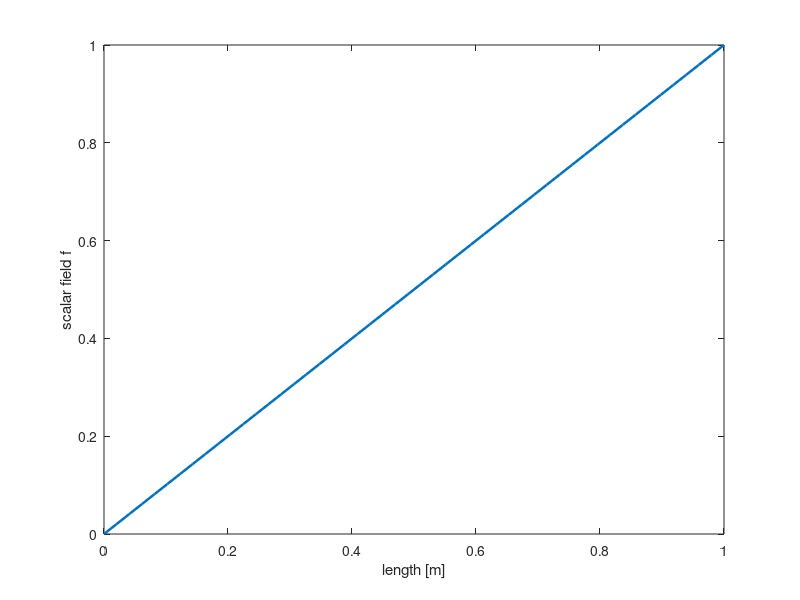

Here is the MATLAB script that generated this plot:
% 1D Poisson equation
% Finite difference method
clc; close all; clear all;

% Data
L = 1;          % Length of  the domain
fleft = 0;      % Boundary condition f(x=0) = 0
fright = 1;     % Boundary Condition f(x=1) = 1
S = 0;          % source term of the Poisson equation: laplacian(f) = S = 0

% Parameters for the iterative solution
maxiter = 10000;        % Maximum number of iterations to run
tolerance = 1e-3;       % Tolerance used to decide if the iterative solution converged
beta = 1.9;             % Over Relaxation parameter (for SOR method)

% Mesh
nx = 50;                % Number of points that discretize the 1D domain
h = L/(nx-1);           % Distance between two consecutive points
x = linspace(0,L,nx);   % Vector with coordinates of the points used to discretized x

% Create fields
f = zeros(1,nx);

% Set Boundary Conditions
% Since the FDM is used, the boundary conditions are directly imposed on
% the function f at the point belonging to the boundaries of the domain1
f(1) = fleft;
f(end) = fright;

% Iterative solution loop
% Loop from iteration 1 to the user-provided maximum number of iterations
for iter=1:maxiter
    
    % Store f at the previous iteration (just for Jacobi Method)
    fo = f;

    % Loop over all the internal points
    for i=2:nx-1
        %f(i) = 0.5*(fo(i+1)+fo(i-1)-S*h^2);                     % Jacobi Method
        %f(i) = 0.5*(f(i+1)+f(i-1)-S*h^2);                       % Gauss-Seidel
        f(i) = 0.5*beta*(f(i+1)+f(i-1)-S*h^2) + (1-beta)*f(i);  % SOR
    end

    % Compute residual:
    % Residual = |laplacian(f) - S|
    %          = | (f(i+1) + f(i-1) -2*f(i))/h^2 - S | <= tolerance
    res = 0;
    for i=2:nx-1
        res = res + abs( (f(i+1)+f(i-1)-2*f(i))/h^2 -S );
    end

    % Normalize residual with the number of points
    % in order to find the residual in the single point
    res = res/(nx-2);

    % If the residual is smaller than the user-defined tolerance
    if (res <= tolerance)
        % Leave the for loop
        break;
    end

    % If the maximum number of iteration was reached print this message
    % which tells you that the system did not converge
    if (iter==maxiter-1)
        fprintf("Maximum number of iterations reached\n");
    end
end

% Plot the solution: function f in every point x
plot(x,f,"LineWidth",1.8);
xlabel("length [m]");
ylabel("scalar field f");

% Print the number of iterations that were used to convergence
fprintf("Number of iterations = %d\n", iter);
